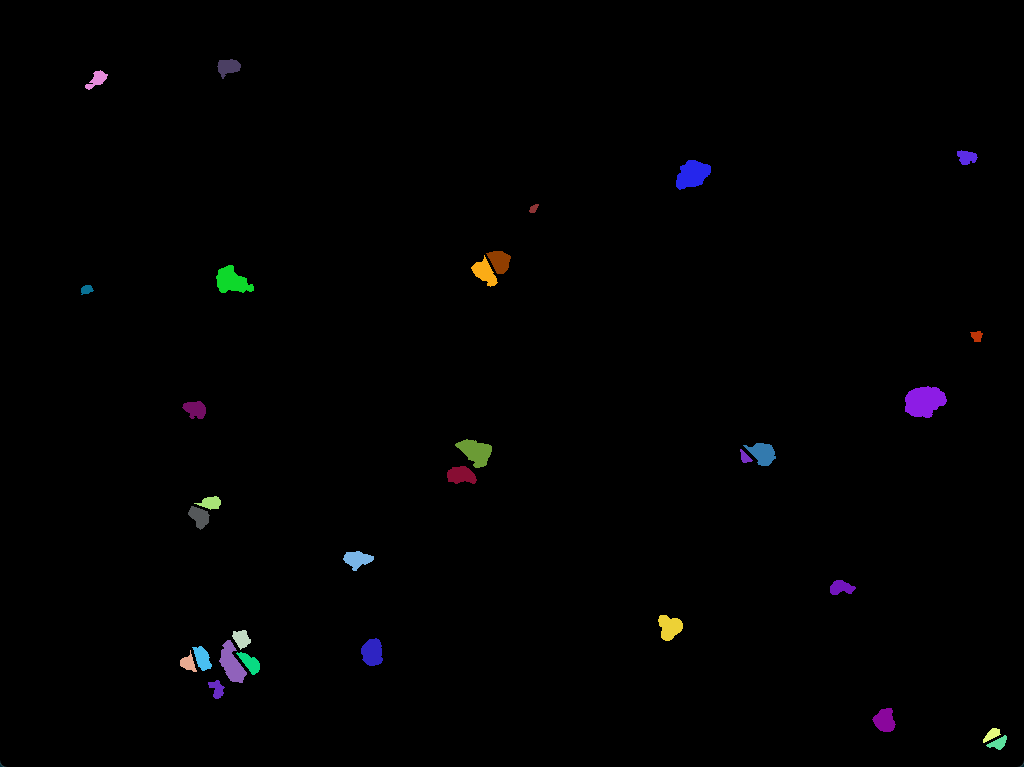
#> input picture Harris_watershed/text_image/1_10.jpg, 1024 x 767 px
$ python watershed.py --image ../text_image/1_10.jpg   (older library calls are emulated)
#> lines starting #> are read from the running program, lines starting #| are printed output that depends on the picture; after the words box and inside, x2 and y2 are one past the last pixel; in counts of white or black regions, pixels touching at a corner belong together
# 打开一个新文件，将其命名为 watershed.py ，然后插入以下代码：

# 导入必要的包
from skimage.feature import peak_local_max
from skimage.segmentation import watershed
from scipy import ndimage
import numpy as np
import argparse
import imutils
import cv2

# 构造参数解析并解析参数
ap = argparse.ArgumentParser()
# ap.add_argument("-i", "--image", default="HFOUG.jpg", help="path to input image")
ap.add_argument("-i", "--image", default="watershed_coins_01.jpg", help="path to input image")
args = vars(ap.parse_args())
# 加载图像并执行金字塔均值偏移滤波以辅助阈值化步骤
image = cv2.imread(args["image"])
#> image is the input picture: shape (767, 1024, 3); mean B, G, R 1.9, 1.5, 1.6
shifted = cv2.pyrMeanShiftFiltering(image, 21, 51)
cv2.imshow("Input", image)
# 将图像转换为灰度，然后应用大津阈值
gray = cv2.cvtColor(shifted, cv2.COLOR_BGR2GRAY)
thresh = cv2.threshold(gray, 0, 255, cv2.THRESH_BINARY | cv2.THRESH_OTSU)[1]
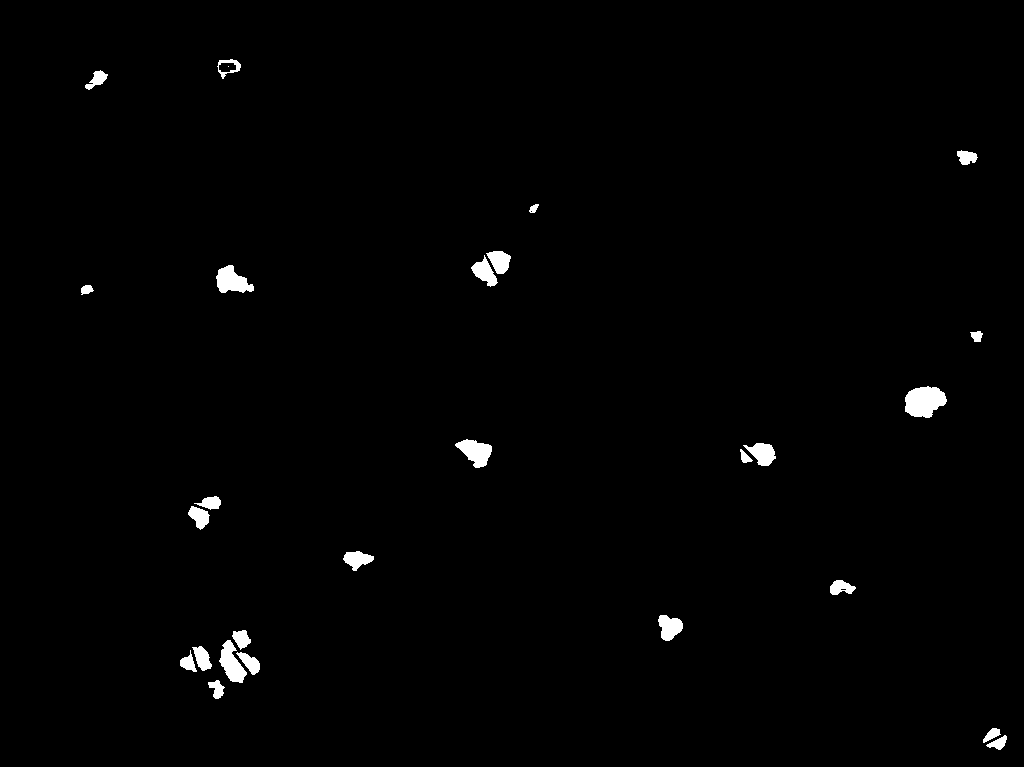
#> thresh: shape (767, 1024); 1% white; 27 white regions (1 under 20 px), largest, box (x1, y1, x2, y2) and area: (905, 386, 947, 418) 989, (216, 265, 254, 293) 662, (219, 640, 247, 683) 638
cv2.imshow("Thresh", thresh)

# 计算从每个二进制图像中的像素到最近的零像素的精确欧氏距离，然后找出这个距离图中的峰值
D = ndimage.distance_transform_edt(thresh)

# 可视化距离函数
D_show = cv2.normalize(D, None, 0, 1, cv2.NORM_MINMAX)
# print(np.max(D_show))
cv2.imshow("D_show", D_show)


# 以坐标列表(indices=True)或布尔掩码(indices=False)的形式查找图像中的峰值。峰值是2 * min_distance + 1区域内的局部最大值。
# (即峰值之间至少相隔min_distance)。此处我们将确保峰值之间至少有20像素的距离。
localMax = peak_local_max(D, indices=False, min_distance=20, labels=thresh)
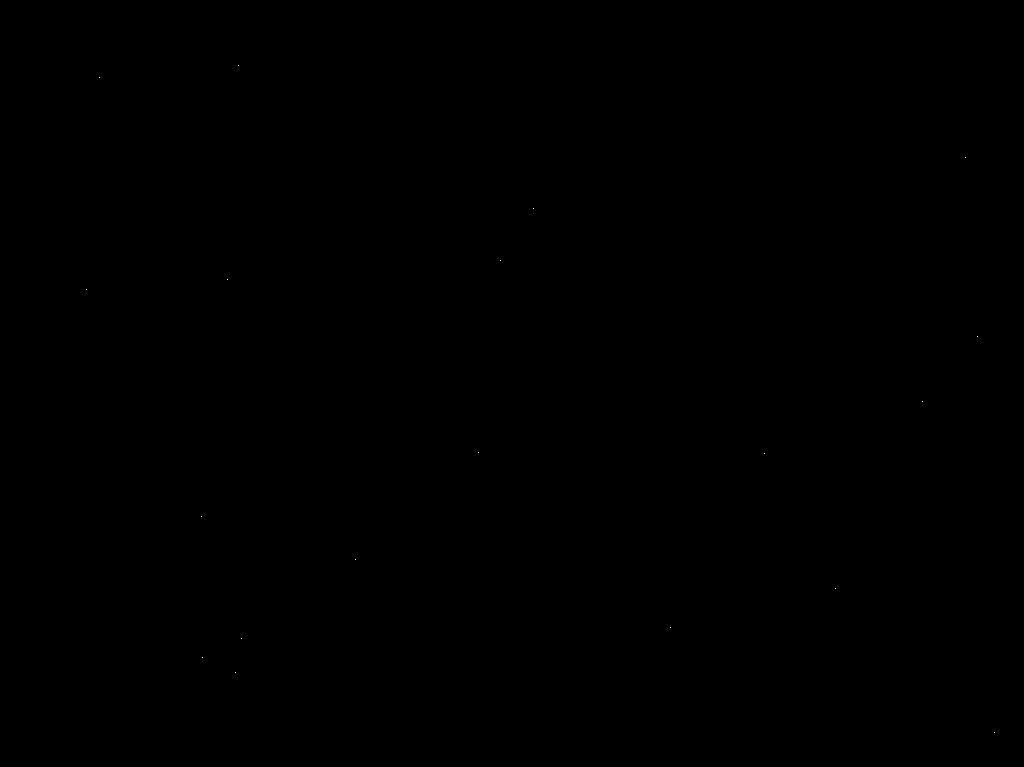
#> localMax: shape (767, 1024) bool; 0% white in thin lines or dots, all inside (x1, y1, x2, y2) = (86, 65, 995, 733)
# 可视化localMax
temp = localMax.astype(np.uint8)
cv2.imshow("localMax", temp * 255)
# 使用8-连通性对局部峰值进行连接成分分析，然后应用分水岭算法
# scipy.ndimage.label(input, structure=None, output=None)
# input ：待标记的数组对象。输入中的任何非零值都被视为待标记对象，零值被视为背景。
# structure：定义要素连接的结构化元素。对于二维数组。默认是四连通， 此处选择8连通
#
markers = ndimage.label(localMax, structure=np.ones((3, 3)))[0]  # [0, 1, 2, 3, 4, 5, 6, 7, 8, 9]
#> markers: shape (767, 1024) int32; 20 distinct labels, from 0 to 19

# 可视化markers
temp_markers = markers.astype(np.uint8)
cv2.imshow("temp_markers", temp_markers * 20)

# 由于分水岭算法假设我们的标记代表距离图中的局部最小值（即山谷），因此我们取 D 的负值。
labels = watershed(-D, markers, mask=thresh)
#> labels: shape (767, 1024) int32; 20 distinct labels, from 0 to 19
print("[INFO] {} unique segments found".format(len(np.unique(labels)) - 1))
#| [INFO] 19 unique segments found

# 循环遍历分水岭算法返回的标签
for label in np.unique(labels):
    # 0表示背景，忽略它
    if label == 0:
        continue
    # 否则，为标签区域分配内存并将其绘制在掩码上
    mask = np.zeros(gray.shape, dtype="uint8")
    mask[labels == label] = 255
    # 在mask中检测轮廓并抓取最大的一个
    cnts = cv2.findContours(mask.copy(), cv2.RETR_EXTERNAL,
                            cv2.CHAIN_APPROX_SIMPLE)
    cnts = imutils.grab_contours(cnts)
    c = max(cnts, key=cv2.contourArea)
    # 在物体周围画一个圆
    ((x, y), r) = cv2.minEnclosingCircle(c)
    cv2.circle(image, (int(x), int(y)), int(r), (0, 255, 0), 2)
    cv2.putText(image, "#{}".format(label), (int(x) - 10, int(y)),
                cv2.FONT_HERSHEY_SIMPLEX, 0.6, (0, 0, 255), 2)
#> this loop made 20 passes
#> (x, y, r) on passes 2 to 13: (228.4, 67.68, 12.15), (96, 80.5, 12.78), (966.8, 154.7, 10.47), (533.5, 207.5, 5.7), (497.2, 260.7, 13.6), (235.5, 280, 20.16), (86.5, 290.5, 6.52), (975.7, 335.7, 6.82), (924.8, 402.7, 21.49), (472.7, 450.7, 18.9), (759, 451.5, 17.27), (196.7, 517, 12.42)
#> mask: shape (767, 1024); 0.02% white; 1 white region, box (x1, y1, x2, y2) and area: (983, 728, 1001, 743) 138
# 显示输出图像
cv2.imshow("Output", image)
cv2.waitKey(0)

$ run again, on Harris_watershed/text_image/1_7.jpg
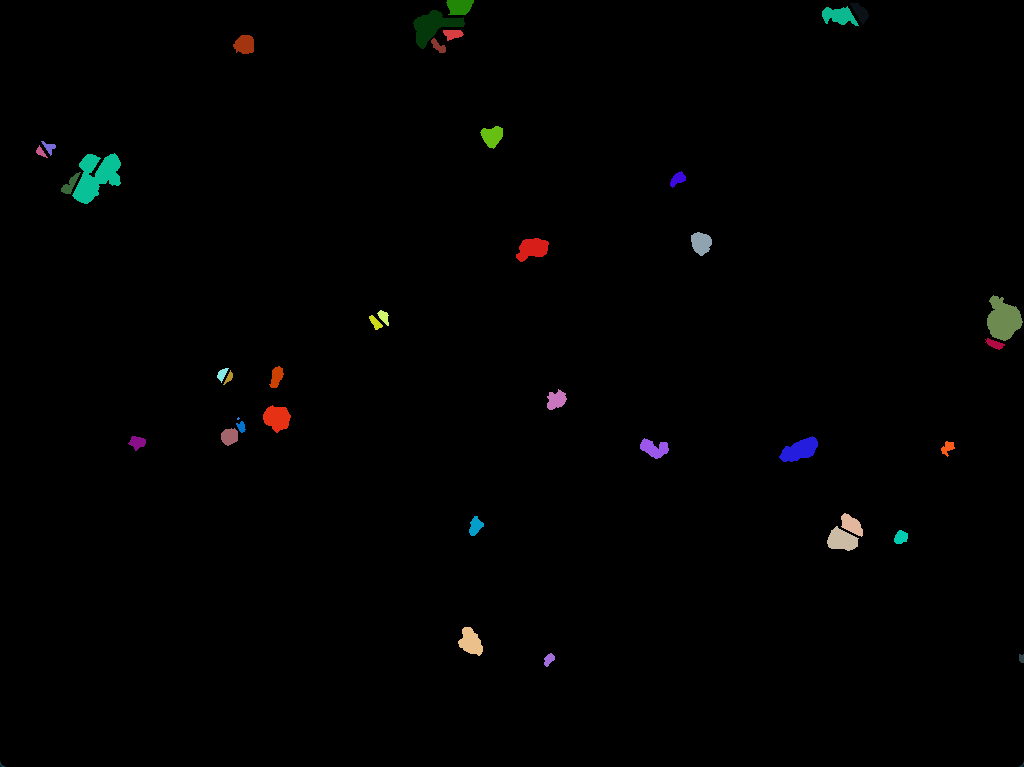
#> input picture Harris_watershed/text_image/1_7.jpg, 1024 x 767 px
#> image is the input picture: shape (767, 1024, 3); mean B, G, R 1.6, 1.8, 1.6
#> `thresh = cv2.threshold(gray, 0, 255, cv2.THRESH_BINARY | cv2.THRESH_OT..`:
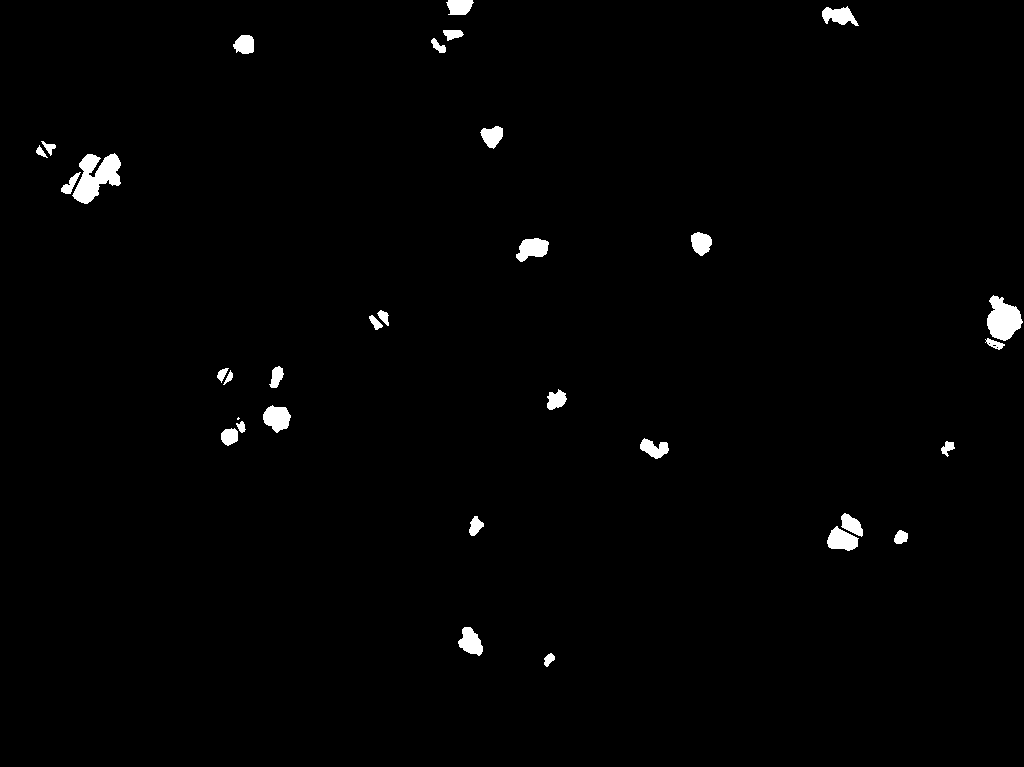
#> thresh: shape (767, 1024); 1.2% white; 32 white regions (1 under 20 px), largest, box (x1, y1, x2, y2) and area: (72, 153, 121, 204) 1416, (987, 295, 1023, 341) 1083, (263, 405, 291, 433) 537
#> localMax: shape (767, 1024) bool; 0% white in thin lines or dots, all inside (x1, y1, x2, y2) = (49, 20, 1003, 659)
#> markers: shape (767, 1024) int32; 23 distinct labels, from 0 to 22
#> labels: shape (767, 1024) int32; 23 distinct labels, from 0 to 22
#| [INFO] 22 unique segments found
#> the loop `for label in np.unique(labels):` made 23 passes
#> (x, y, r) on passes 2 to 9: (840, 18, 19.31), (453, 32, 10.2), (244, 44.57, 11.08), (492, 135.5, 12.51), (46.81, 147.2, 8.47), (94.26, 175.7, 30.11), (699.8, 243.2, 12), (532, 249.5, 17.67)
#> after the loop `for label in np.unique(labels):`:
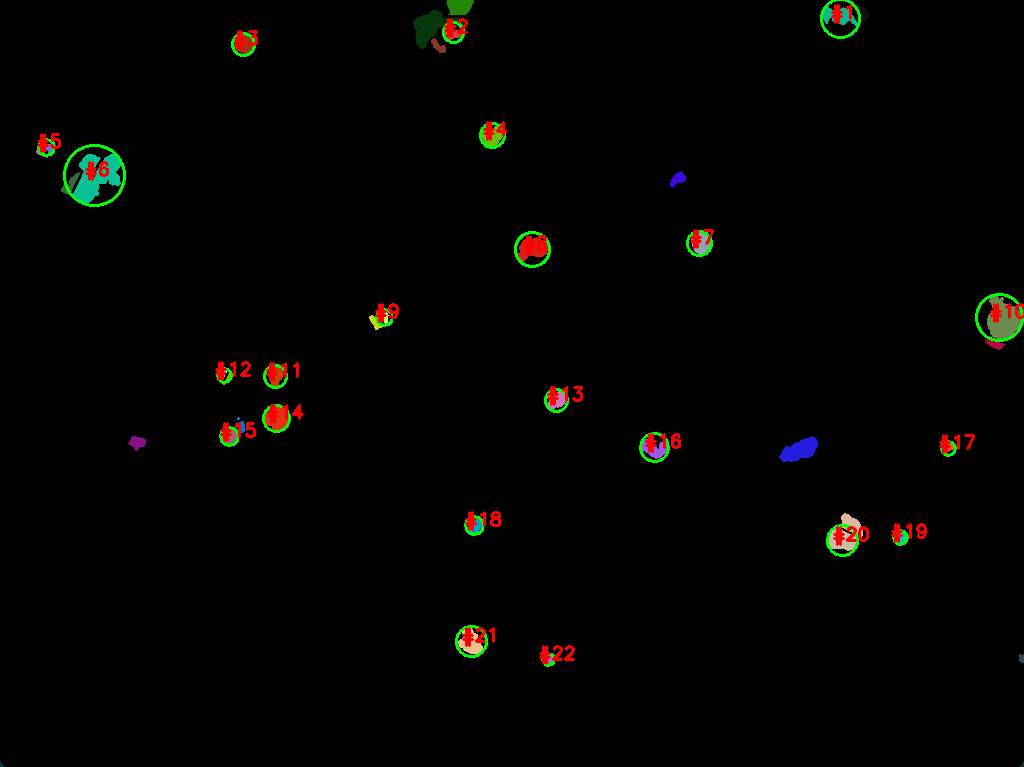
#> image: shape (767, 1024, 3); mean B, G, R 1.1, 2.5, 2.9

$ run again, on Harris_watershed/text_image/2_19.png
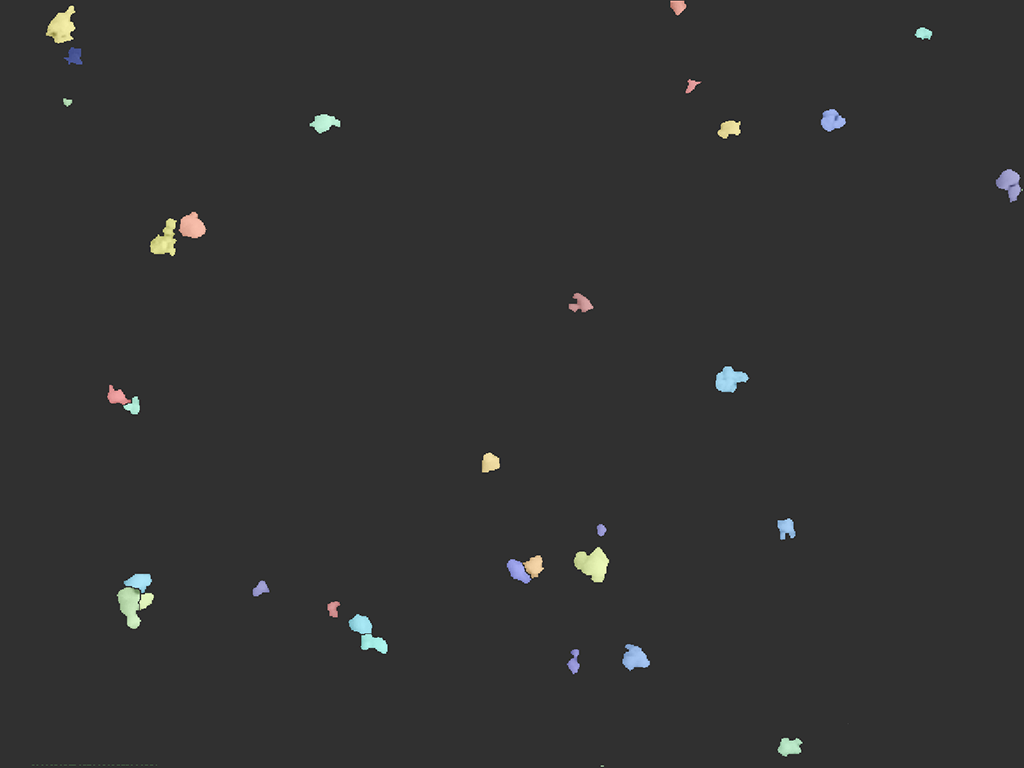
#> input picture Harris_watershed/text_image/2_19.png, 1024 x 768 px
#> image is the input picture: shape (768, 1024, 3); mean B, G, R 49.8, 49.9, 49.8
#> `thresh = cv2.threshold(gray, 0, 255, cv2.THRESH_BINARY | cv2.THRESH_OT..`:
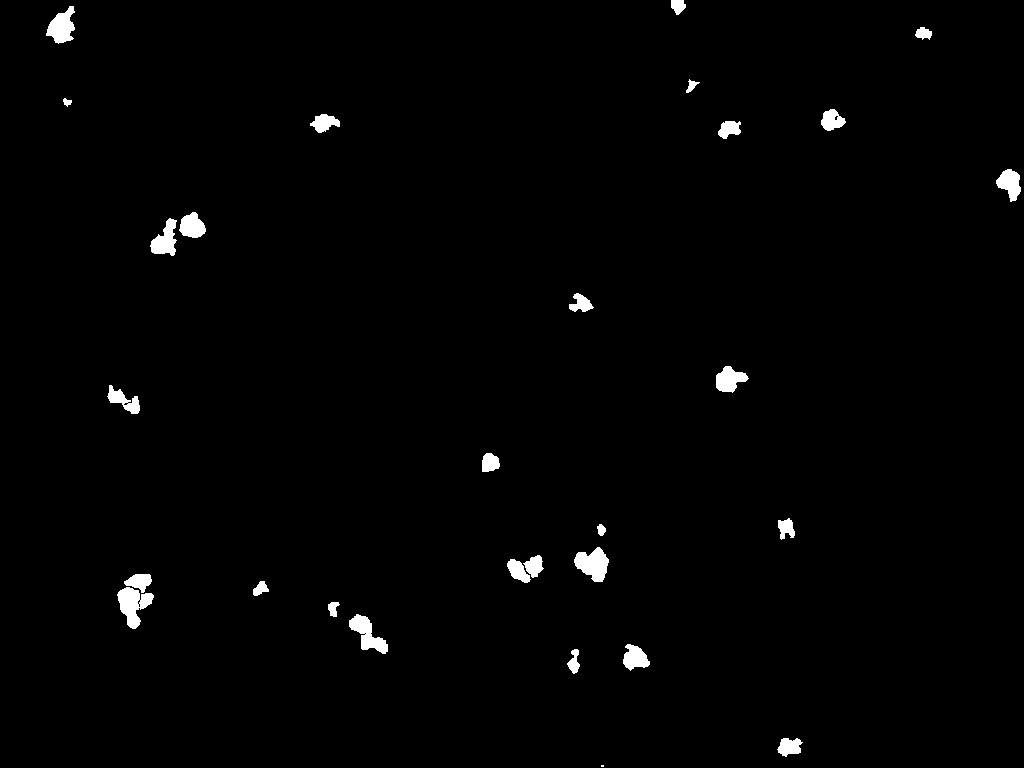
#> thresh: shape (768, 1024); 1.3% white; 29 white regions (1 under 20 px), largest, box (x1, y1, x2, y2) and area: (117, 587, 154, 629) 828, (574, 547, 609, 582) 779, (349, 614, 388, 654) 708
#> localMax: shape (768, 1024) bool; 0% white in thin lines or dots, all inside (x1, y1, x2, y2) = (60, 27, 1004, 747)
#> markers: shape (768, 1024) int32; 26 distinct labels, from 0 to 25
#> labels: shape (768, 1024) int32; 26 distinct labels, from 0 to 25
#| [INFO] 25 unique segments found
#> the loop `for label in np.unique(labels):` made 26 passes
#> (x, y, r) on passes 2 to 9: (62.48, 23.28, 20.23), (923.1, 33.27, 8.25), (692.2, 86.58, 8.22), (66.75, 101.5, 4.51), (832.8, 120.5, 12.31), (324.6, 123.5, 14.65), (729, 128, 12.53), (1009.1, 185, 16.13)
#> after the loop `for label in np.unique(labels):`:
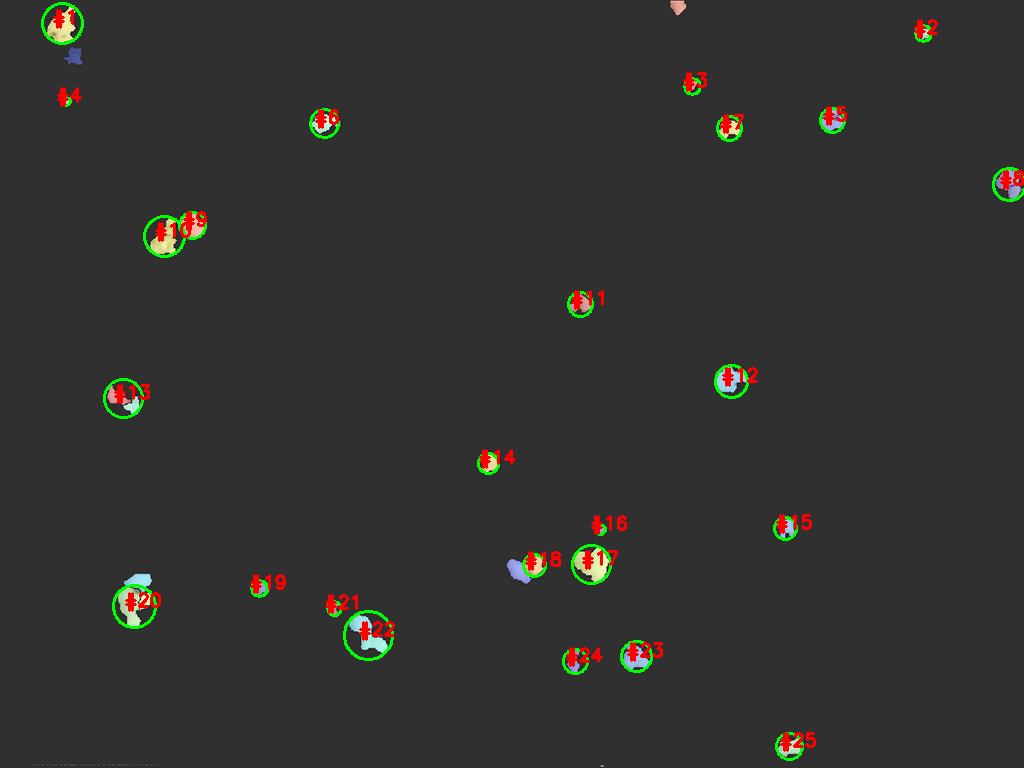
#> image: shape (768, 1024, 3); mean B, G, R 48.4, 50.2, 50.6
